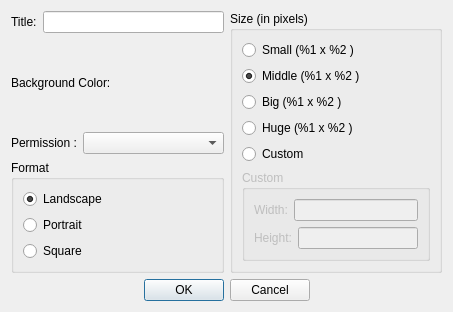
<?xml version="1.0" encoding="UTF-8"?>
<ui version="4.0">
 <class>NewEmptyMapDialog</class>
 <widget class="QDialog" name="NewEmptyMapDialog">
  <property name="geometry">
   <rect>
    <x>0</x>
    <y>0</y>
    <width>453</width>
    <height>280</height>
   </rect>
  </property>
  <property name="windowTitle">
   <string>New Map</string>
  </property>
  <property name="modal">
   <bool>true</bool>
  </property>
  <layout class="QVBoxLayout" name="verticalLayout_4">
   <item>
    <layout class="QHBoxLayout" name="horizontalLayout_6">
     <item>
      <layout class="QVBoxLayout" name="verticalLayout_3">
       <item>
        <layout class="QHBoxLayout" name="horizontalLayout_3">
         <item>
          <widget class="QLabel" name="label">
           <property name="text">
            <string>Title:</string>
           </property>
          </widget>
         </item>
         <item>
          <widget class="QLineEdit" name="m_titleEdit"/>
         </item>
        </layout>
       </item>
       <item>
        <layout class="QHBoxLayout" name="m_backgroundLayout">
         <item>
          <widget class="QLabel" name="label_2">
           <property name="text">
            <string>Background Color:</string>
           </property>
          </widget>
         </item>
         <item>
          <spacer name="horizontalSpacer">
           <property name="orientation">
            <enum>Qt::Horizontal</enum>
           </property>
           <property name="sizeHint" stdset="0">
            <size>
             <width>40</width>
             <height>20</height>
            </size>
           </property>
          </spacer>
         </item>
        </layout>
       </item>
       <item>
        <layout class="QHBoxLayout" name="horizontalLayout_5" stretch="0,1">
         <item>
          <widget class="QLabel" name="label_3">
           <property name="text">
            <string>Permission :</string>
           </property>
          </widget>
         </item>
         <item>
          <widget class="QComboBox" name="m_permissionSelector"/>
         </item>
        </layout>
       </item>
       <item>
        <widget class="QGroupBox" name="m_formatGroup">
         <property name="title">
          <string>Format</string>
         </property>
         <layout class="QVBoxLayout" name="verticalLayout">
          <item>
           <widget class="QRadioButton" name="m_landscapeCheckbox">
            <property name="text">
             <string>Landscape</string>
            </property>
            <property name="checked">
             <bool>true</bool>
            </property>
           </widget>
          </item>
          <item>
           <widget class="QRadioButton" name="m_portraitCheckbox">
            <property name="text">
             <string>Portrait</string>
            </property>
           </widget>
          </item>
          <item>
           <widget class="QRadioButton" name="m_sqareCheckbox">
            <property name="text">
             <string>Square</string>
            </property>
           </widget>
          </item>
         </layout>
        </widget>
       </item>
      </layout>
     </item>
     <item>
      <widget class="QGroupBox" name="m_sizeGroup">
       <property name="title">
        <string>Size (in pixels)</string>
       </property>
       <layout class="QVBoxLayout" name="verticalLayout_2">
        <item>
         <widget class="QRadioButton" name="m_smallRadio">
          <property name="text">
           <string>Small (%1 x %2 )</string>
          </property>
         </widget>
        </item>
        <item>
         <widget class="QRadioButton" name="m_middleRadio">
          <property name="text">
           <string>Middle (%1 x %2 )</string>
          </property>
          <property name="checked">
           <bool>true</bool>
          </property>
         </widget>
        </item>
        <item>
         <widget class="QRadioButton" name="m_bigRadio">
          <property name="text">
           <string>Big (%1 x %2 )</string>
          </property>
         </widget>
        </item>
        <item>
         <widget class="QRadioButton" name="m_hugeRadio">
          <property name="text">
           <string>Huge (%1 x %2 )</string>
          </property>
         </widget>
        </item>
        <item>
         <widget class="QRadioButton" name="m_customRadio">
          <property name="text">
           <string>Custom</string>
          </property>
         </widget>
        </item>
        <item>
         <widget class="QGroupBox" name="groupBox">
          <property name="enabled">
           <bool>false</bool>
          </property>
          <property name="title">
           <string>Custom</string>
          </property>
          <layout class="QVBoxLayout" name="verticalLayout_5">
           <item>
            <layout class="QHBoxLayout" name="horizontalLayout">
             <item>
              <widget class="QLabel" name="label_4">
               <property name="text">
                <string>Width:</string>
               </property>
              </widget>
             </item>
             <item>
              <widget class="QLineEdit" name="m_widthEdit"/>
             </item>
            </layout>
           </item>
           <item>
            <layout class="QHBoxLayout" name="horizontalLayout_2">
             <item>
              <widget class="QLabel" name="label_5">
               <property name="text">
                <string>Height:</string>
               </property>
              </widget>
             </item>
             <item>
              <widget class="QLineEdit" name="m_heightEdit"/>
             </item>
            </layout>
           </item>
          </layout>
         </widget>
        </item>
       </layout>
      </widget>
     </item>
    </layout>
   </item>
   <item>
    <widget class="QDialogButtonBox" name="buttonBox">
     <property name="orientation">
      <enum>Qt::Horizontal</enum>
     </property>
     <property name="standardButtons">
      <set>QDialogButtonBox::Cancel|QDialogButtonBox::Ok</set>
     </property>
     <property name="centerButtons">
      <bool>true</bool>
     </property>
    </widget>
   </item>
  </layout>
 </widget>
 <resources/>
 <connections>
  <connection>
   <sender>buttonBox</sender>
   <signal>accepted()</signal>
   <receiver>NewEmptyMapDialog</receiver>
   <slot>accept()</slot>
   <hints>
    <hint type="sourcelabel">
     <x>277</x>
     <y>270</y>
    </hint>
    <hint type="destinationlabel">
     <x>157</x>
     <y>274</y>
    </hint>
   </hints>
  </connection>
  <connection>
   <sender>buttonBox</sender>
   <signal>rejected()</signal>
   <receiver>NewEmptyMapDialog</receiver>
   <slot>reject()</slot>
   <hints>
    <hint type="sourcelabel">
     <x>345</x>
     <y>270</y>
    </hint>
    <hint type="destinationlabel">
     <x>286</x>
     <y>274</y>
    </hint>
   </hints>
  </connection>
  <connection>
   <sender>m_customRadio</sender>
   <signal>clicked(bool)</signal>
   <receiver>m_formatGroup</receiver>
   <slot>setDisabled(bool)</slot>
   <hints>
    <hint type="sourcelabel">
     <x>283</x>
     <y>132</y>
    </hint>
    <hint type="destinationlabel">
     <x>150</x>
     <y>156</y>
    </hint>
   </hints>
  </connection>
  <connection>
   <sender>m_hugeRadio</sender>
   <signal>clicked(bool)</signal>
   <receiver>m_formatGroup</receiver>
   <slot>setEnabled(bool)</slot>
   <hints>
    <hint type="sourcelabel">
     <x>281</x>
     <y>108</y>
    </hint>
    <hint type="destinationlabel">
     <x>192</x>
     <y>154</y>
    </hint>
   </hints>
  </connection>
  <connection>
   <sender>m_bigRadio</sender>
   <signal>clicked(bool)</signal>
   <receiver>m_formatGroup</receiver>
   <slot>setEnabled(bool)</slot>
   <hints>
    <hint type="sourcelabel">
     <x>318</x>
     <y>84</y>
    </hint>
    <hint type="destinationlabel">
     <x>113</x>
     <y>146</y>
    </hint>
   </hints>
  </connection>
  <connection>
   <sender>m_middleRadio</sender>
   <signal>clicked(bool)</signal>
   <receiver>m_formatGroup</receiver>
   <slot>setEnabled(bool)</slot>
   <hints>
    <hint type="sourcelabel">
     <x>258</x>
     <y>64</y>
    </hint>
    <hint type="destinationlabel">
     <x>151</x>
     <y>152</y>
    </hint>
   </hints>
  </connection>
  <connection>
   <sender>m_smallRadio</sender>
   <signal>clicked(bool)</signal>
   <receiver>m_formatGroup</receiver>
   <slot>setEnabled(bool)</slot>
   <hints>
    <hint type="sourcelabel">
     <x>299</x>
     <y>41</y>
    </hint>
    <hint type="destinationlabel">
     <x>216</x>
     <y>166</y>
    </hint>
   </hints>
  </connection>
  <connection>
   <sender>m_customRadio</sender>
   <signal>clicked(bool)</signal>
   <receiver>groupBox</receiver>
   <slot>setEnabled(bool)</slot>
   <hints>
    <hint type="sourcelabel">
     <x>401</x>
     <y>132</y>
    </hint>
    <hint type="destinationlabel">
     <x>400</x>
     <y>157</y>
    </hint>
   </hints>
  </connection>
  <connection>
   <sender>m_hugeRadio</sender>
   <signal>clicked(bool)</signal>
   <receiver>groupBox</receiver>
   <slot>setDisabled(bool)</slot>
   <hints>
    <hint type="sourcelabel">
     <x>427</x>
     <y>108</y>
    </hint>
    <hint type="destinationlabel">
     <x>432</x>
     <y>189</y>
    </hint>
   </hints>
  </connection>
  <connection>
   <sender>m_bigRadio</sender>
   <signal>clicked(bool)</signal>
   <receiver>groupBox</receiver>
   <slot>setDisabled(bool)</slot>
   <hints>
    <hint type="sourcelabel">
     <x>377</x>
     <y>86</y>
    </hint>
    <hint type="destinationlabel">
     <x>358</x>
     <y>150</y>
    </hint>
   </hints>
  </connection>
  <connection>
   <sender>m_middleRadio</sender>
   <signal>clicked(bool)</signal>
   <receiver>groupBox</receiver>
   <slot>setDisabled(bool)</slot>
   <hints>
    <hint type="sourcelabel">
     <x>401</x>
     <y>64</y>
    </hint>
    <hint type="destinationlabel">
     <x>370</x>
     <y>156</y>
    </hint>
   </hints>
  </connection>
  <connection>
   <sender>m_smallRadio</sender>
   <signal>clicked(bool)</signal>
   <receiver>groupBox</receiver>
   <slot>setDisabled(bool)</slot>
   <hints>
    <hint type="sourcelabel">
     <x>403</x>
     <y>41</y>
    </hint>
    <hint type="destinationlabel">
     <x>334</x>
     <y>151</y>
    </hint>
   </hints>
  </connection>
 </connections>
</ui>
